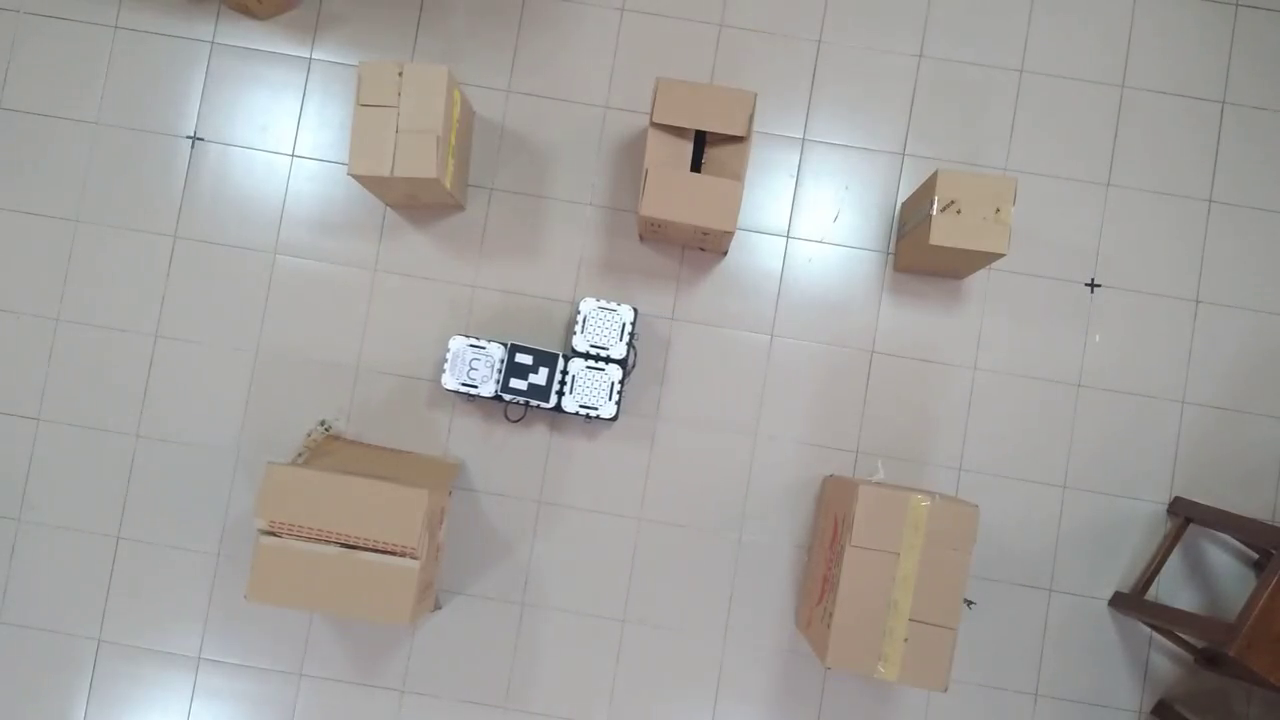
#> input picture frame 80 of FYP Videos/2_res_Trim.mp4, 1280 x 720 px
$ python deletr.py
#> lines starting #> are read from the running program, lines starting #| are printed output that depends on the picture
### Overlay marker ID and video
import cv2
from cv2 import aruco
import time

dict_aruco = aruco.Dictionary_get(aruco.DICT_4X4_50)
parameters = aruco.DetectorParameters_create()

cap = cv2.VideoCapture('G:/sem 7/FYP/Git/FYP-Transformer-Robot/FYP Videos/2_res_Trim.mp4')

try:
    while True:
        ret, frame = cap.read()
#> frame is the input picture: shape (720, 1280, 3); mean B, G, R 157.7, 160.7, 163.1
        gray = cv2.cvtColor(frame, cv2.COLOR_RGB2GRAY)
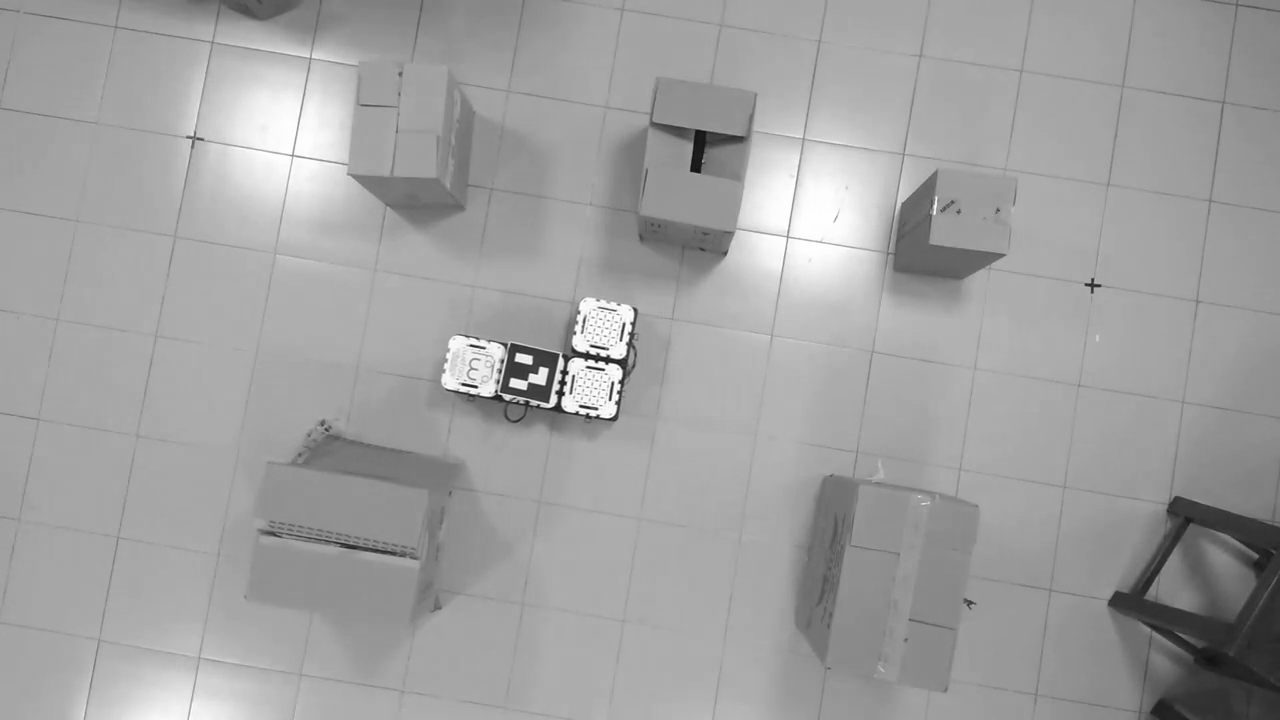
#> gray: shape (720, 1280); min 13, max 255, mean 160.2

        corners, ids, rejectedImgPoints = aruco.detectMarkers(gray, dict_aruco, parameters=parameters)
#> corners = ([[500, 392], [510, 343], [559, 354], [548, 403]],); ids = [3]; rejectedImgPoints = 21 items

        frame_markers = aruco.drawDetectedMarkers(frame.copy(), corners, ids)
        cv2.imshow('frame', frame_markers)
        if cv2.waitKey(1) & 0xFF == ord('q'):
#> (key q is pressed here)
            break
    cv2.destroyWindow('frame')
    cap.release()
except KeyboardInterrupt:
    cv2.destroyWindow('frame')
    cap.release()

$ run again, starting later in the video
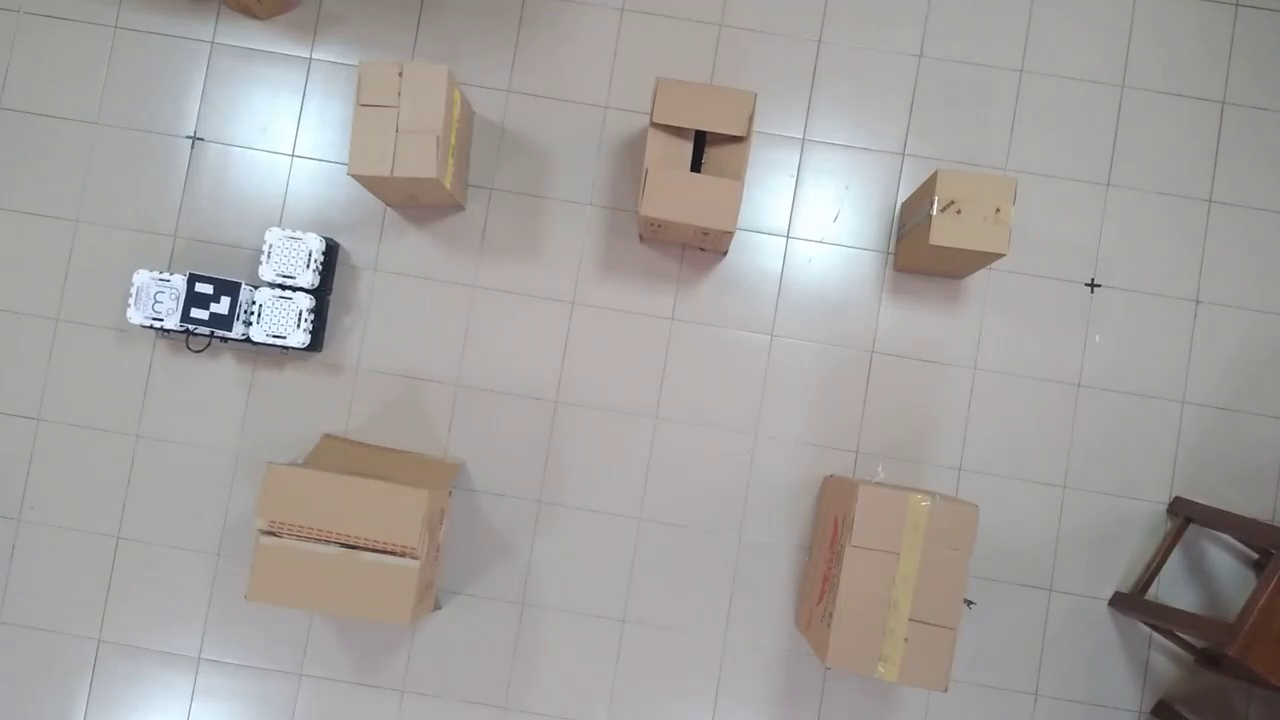
#> input picture frame 362 of FYP Videos/2_res_Trim.mp4, 1280 x 720 px
#> frame is the input picture: shape (720, 1280, 3); mean B, G, R 158, 160.1, 163.7
#> `gray = cv2.cvtColor(frame, cv2.COLOR_RGB2GRAY)`:
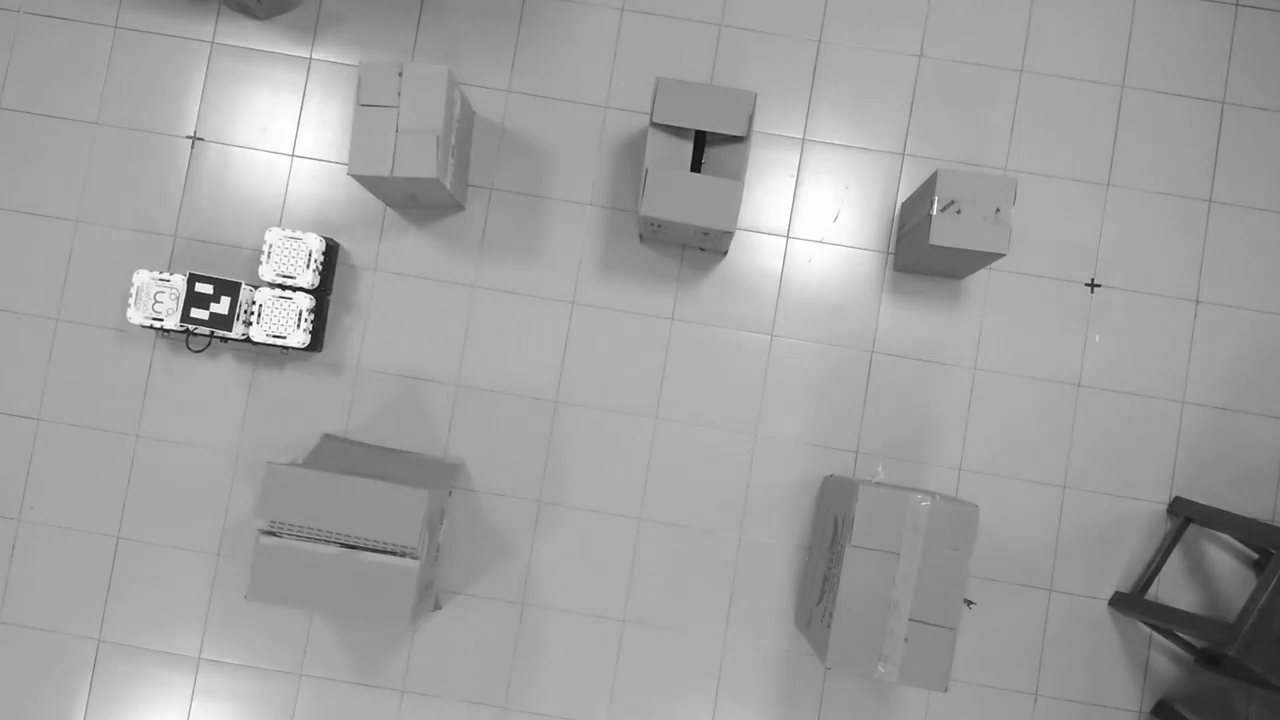
#> gray: shape (720, 1280); min 10, max 255, mean 159.9
#> corners = ([[179, 322], [189, 272], [241, 282], [231, 332]],); ids = [3]; rejectedImgPoints = 13 items

$ run again, starting later in the video
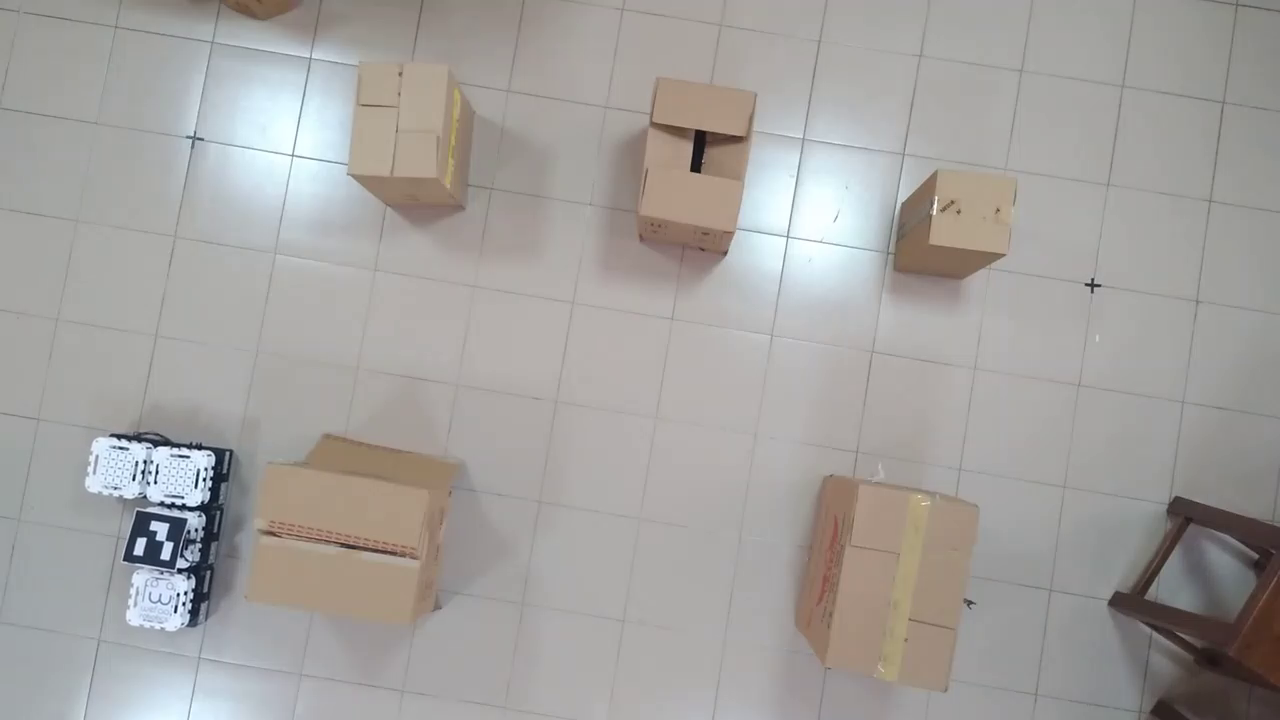
#> input picture frame 644 of FYP Videos/2_res_Trim.mp4, 1280 x 720 px
#> frame is the input picture: shape (720, 1280, 3); mean B, G, R 158.2, 160.9, 163.5
#> `gray = cv2.cvtColor(frame, cv2.COLOR_RGB2GRAY)`:
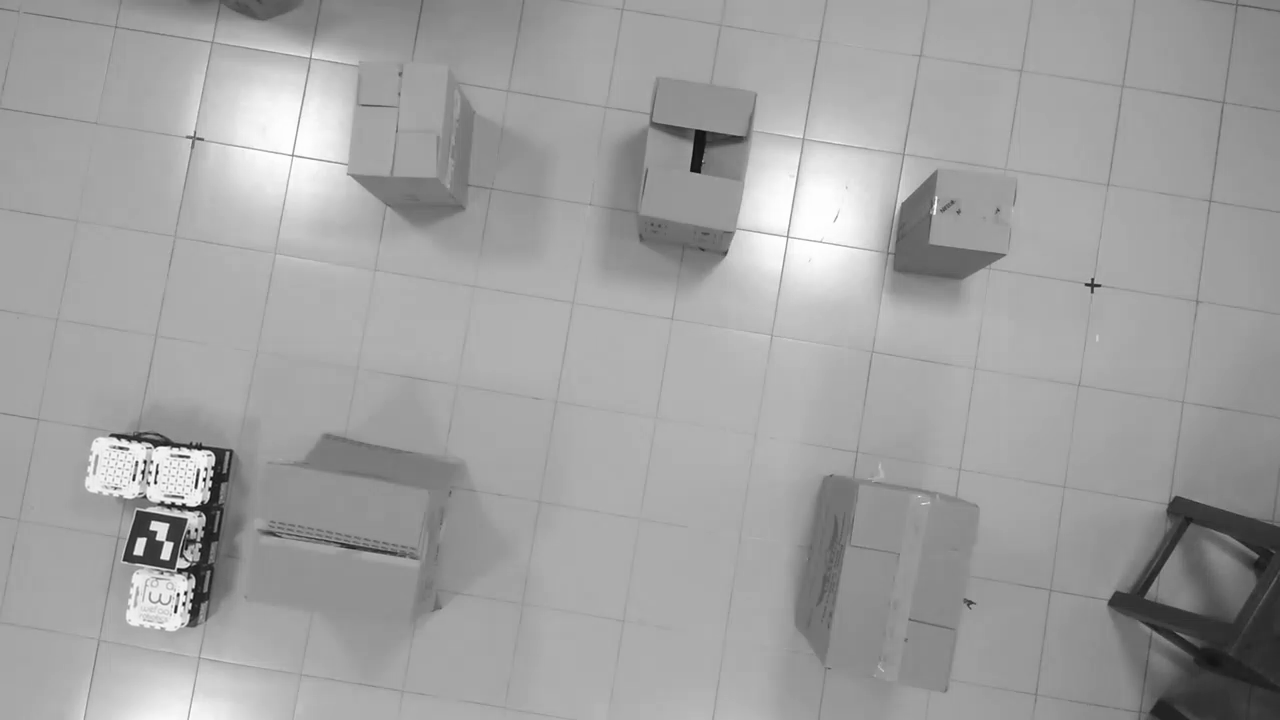
#> gray: shape (720, 1280); min 4, max 255, mean 160.5
#> corners = ([[174, 569], [122, 560], [137, 510], [187, 519]],); ids = [3]; rejectedImgPoints = 15 items
